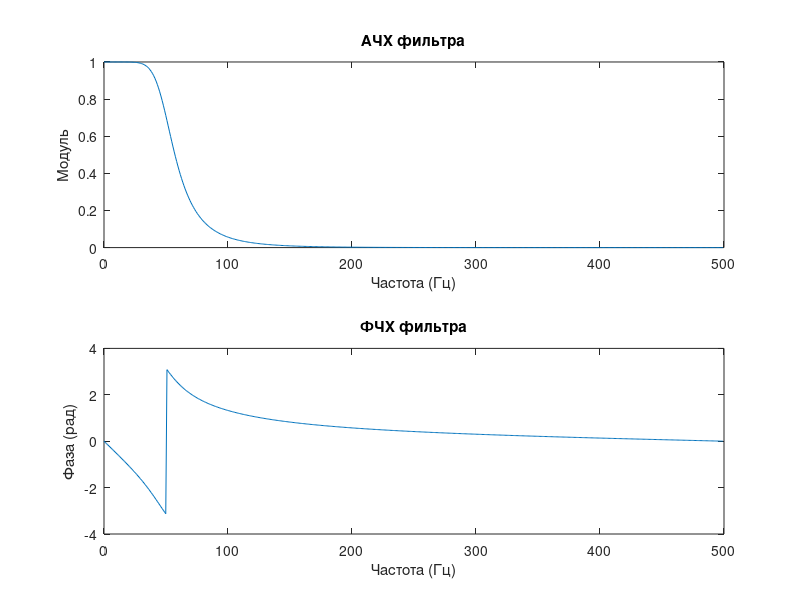
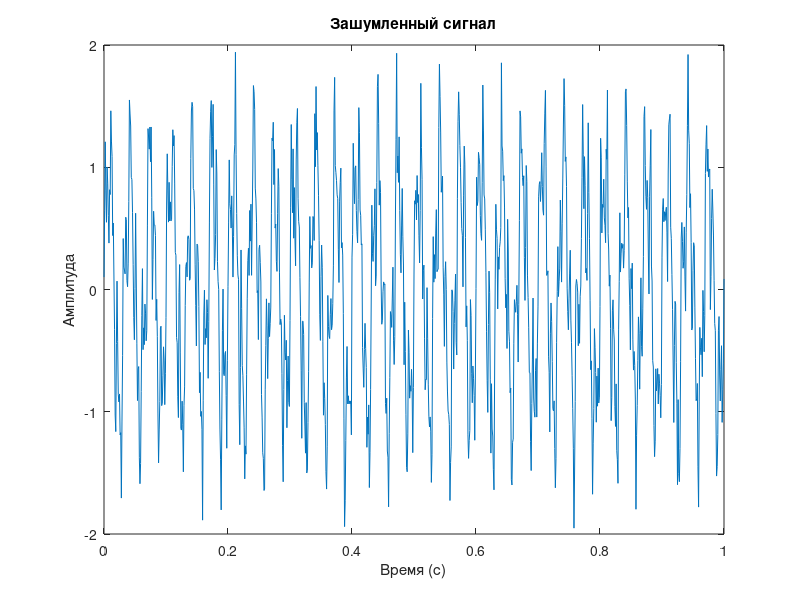
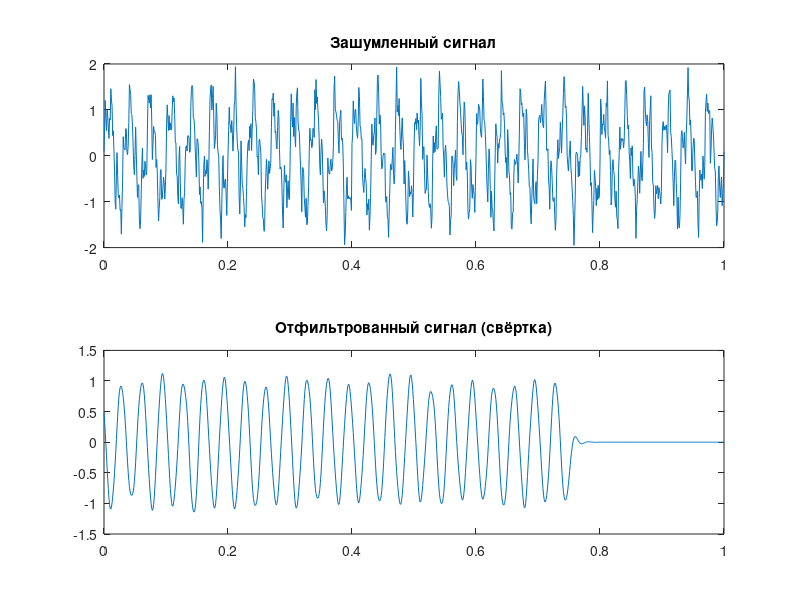
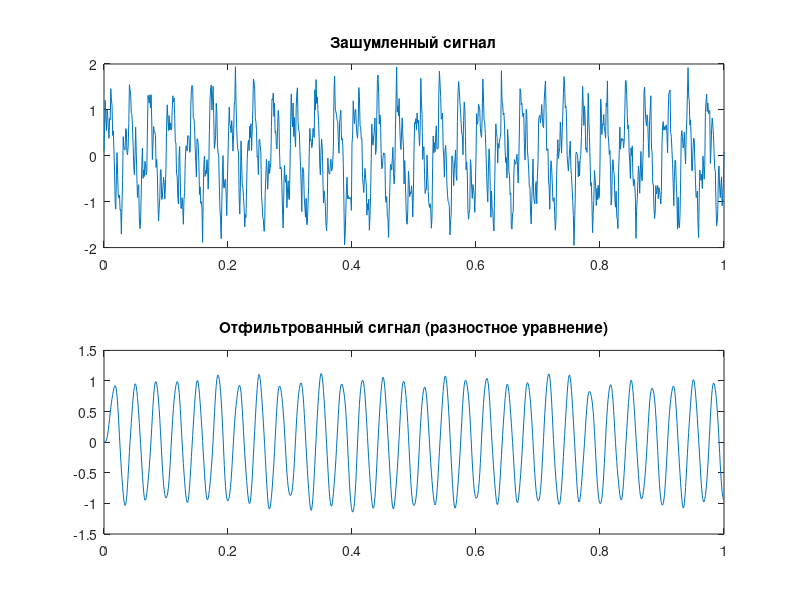

MATLAB code to generate these figures, in order: (Note: this script raises an error after producing the figures.)
% Загружаем пакет для работы с фильтрами
pkg load signal;

% Лабораторная работа №7: Фильтрация дискретных сигналов с помощью свёртки и разностного уравнения
% Цель работы: Разработать фильтр, сгенерировать зашумленный сигнал и выполнить фильтрацию.

% Параметры фильтра
fs = 1000;       % Частота дискретизации (Гц)
fc = 50;         % Частота среза (Гц)
order = 4;       % Порядок фильтра

% Разработка фильтра Буттерворта
[b, a] = butter(order, fc/(fs/2), 'low');  % Низкочастотный фильтр

% Построение АЧХ и ФЧХ
[h, w] = freqz(b, a, 512, fs);  % АЧХ и ФЧХ
subplot(2,1,1);
plot(w, abs(h));  % Амплитудная характеристика
title('АЧХ фильтра');
xlabel('Частота (Гц)');
ylabel('Модуль');
subplot(2,1,2);
plot(w, angle(h));  % Фазовая характеристика
title('ФЧХ фильтра');
xlabel('Частота (Гц)');
ylabel('Фаза (рад)');

% Параметры сигнала
t = 0:1/fs:1;       % Время
f1 = 30;            % Частота первой гармоники (Гц)
f2 = 100;           % Частота второй гармоники (Гц)
f3 = 200;           % Частота третьей гармоники (Гц)

% Генерация сигнала
signal = sin(2*pi*f1*t) + 0.5*sin(2*pi*f2*t) + 0.3*sin(2*pi*f3*t);

% Добавление шума
noise = 0.2*randn(size(t));
noisy_signal = signal + noise;

% Визуализация зашумленного сигнала
figure;
plot(t, noisy_signal);
title('Зашумленный сигнал');
xlabel('Время (с)');
ylabel('Амплитуда');

% Импульсная характеристика фильтра
impulse_response = impz(b, a, 512);  % Получаем импульсную характеристику

% Фильтрация с использованием свёртки
filtered_signal_convolution = conv(noisy_signal, impulse_response, 'same');

% Визуализация
figure;
subplot(2,1,1);
plot(t, noisy_signal);
title('Зашумленный сигнал');
subplot(2,1,2);
plot(t, filtered_signal_convolution);
title('Отфильтрованный сигнал (свёртка)');

% Фильтрация с использованием разностного уравнения
filtered_signal_difference = filter(b, a, noisy_signal);

% Визуализация
figure;
subplot(2,1,1);
plot(t, noisy_signal);
title('Зашумленный сигнал');
subplot(2,1,2);
plot(t, filtered_signal_difference);
title('Отфильтрованный сигнал (разностное уравнение)');

% Компенсация фазового сдвига
% Для компенсации фазового сдвига будем использовать функцию circshift
phase_shift = round(angle(h)/2*pi*fs);  % Параметр фазового сдвига
filtered_signal_compensated = circshift(filtered_signal_difference, phase_shift);

% Визуализация
figure;
plot(t, noisy_signal, 'k', 'LineWidth', 1);
hold on;
plot(t, filtered_signal_compensated, 'r', 'LineWidth', 1);
title('Сравнение зашумленного и отфильтрованного сигналов');
xlabel('Время (с)');
ylabel('Амплитуда');
legend('Зашумленный сигнал', 'Отфильтрованный сигнал');

